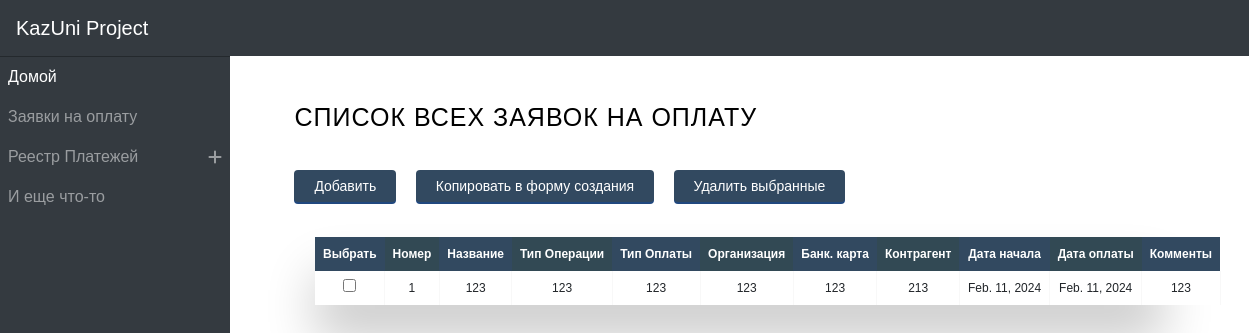
Page /appay/ on the earlier database version.
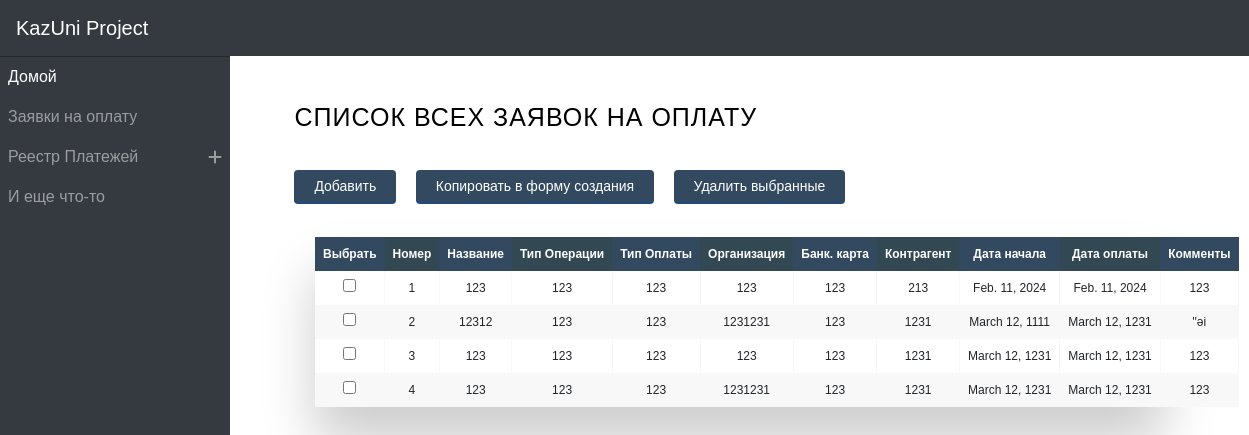
Same page on the later database version.
### appay/models.py (models this page shows, shortened)
class ModelPays(models.Model):
        id1c = models.CharField(max_length=50, null=True, blank=True)
        title = models.CharField(max_length=200, null=True, blank=True)
        numberofdocument = models.IntegerField(null=True, blank=True)
        dateofstart = models.DateField(null=True, blank=True)
        dateofend = models.DateField(default=2005)
        typeofpay = models.ForeignKey(typeofpays, on_delete=models.CASCADE)
        organization = models.ForeignKey(organizations, on_delete=models.CASCADE)
        moneyresource = models.ForeignKey(moneyresources, on_delete=models.CASCADE, null=True, blank=True)
        typeofoperation = models.ForeignKey(typeofoperations, on_delete=models.CASCADE)
        currency = models.ForeignKey(currencyes, on_delete=models.CASCADE, null=True, blank=True)
        countrparty = models.ForeignKey(countrypartyes, on_delete=models.CASCADE)
        bankcard = models.ForeignKey(bankcards, on_delete=models.CASCADE)
        comments = models.CharField(max_length=25000, null=True, blank=True)

class typeofoperations(models.Model):
    name = models.CharField(max_length=255)
    def __str__(self):
            return f'{self.name}'

class typeofpays(models.Model):
        name = models.CharField(max_length=50, null=False, blank=False)
        def __str__(self):
                return f'{self.name}'

class organizations(models.Model):
        id1c = models.CharField(max_length=50, null=True, blank=True)
        code = models.CharField(max_length=50, null=True, blank=True)
        name = models.CharField(max_length=50, null=False, blank=False)
        bin = models.IntegerField(null=True, blank=True)
        def __str__(self):
                return f'{self.name}'

class bankcards(models.Model):
        name = models.CharField(max_length=50, null=False, blank=False)
        def __str__(self):
                return f'{self.name}'

class countrypartyes(models.Model):
        id1c = models.CharField(max_length=50, null=True, blank=True)
        code = models.CharField(max_length=50, null=True, blank=True)
        name = models.CharField(max_length=50, null=False, blank=False)
        fullname = models.CharField(max_length=50, null=True, blank=True)
        bin = models.CharField(max_length=30, null=True, blank=True)
        kbe = models.CharField(max_length=2, null=True, blank=True)
        def __str__(self):
                return f'{self.name}'

### appay/views.py (the view)
# urls.py: path('', views.appay_home, name='appay_main'),
def appay_home(request):
    modelpays = ModelPays.objects.all()
    return render(request, 'appay/appay.html', {'modelpays': modelpays})

### appay/templates/appay/appay.html (shortened to what this page needs)
{% extends 'main/layout.html' %}
{% load static %}
{% block csslink %} {% static 'appay/css/appay.css'%} {% endblock %}
{% block content %}
<main class="content-wrapper">
    <div class="container-fluid">
        <div class="top-table">
            <h2>Список всех заявок на оплату</h2>
            <button><a href="{% url 'appay_createform' %}">Добавить</a></button>
            <button id="copy-to-create-btn">Копировать в форму создания</button>
            <button id="delete-btn">Удалить выбранные</button>
        </div>
        <div class="table-wrapper">
            <form method="POST" id="delete-form" action="{% url 'appay_delete_selected' %}">
            <table class="fl-table">
                <thead>
                    <tr>
                        <th>Выбрать</th>
                        <th>Номер</th>
                        <th>Название</th>
                        <th>Тип Операции</th>
                        <th>Тип Оплаты</th>
                        <th>Организация</th>
                        <th>Банк. карта</th>
                        <th>Контрагент</th>
                        <th>Дата начала</th>
                        <th>Дата оплаты</th>
                        <th>Комменты</th>
                    </tr>
                </thead>
                <tbody>
                    {% for el in modelpays %}
                        <tr>
                            <td><input type="checkbox" name="delete" value="{{ el.id }}"> </td>
                            <td><a href="{% url 'appay_form' el.id %}">{{el.id}}</a></td>
                            <td><a href="{% url 'appay_form' el.id %}">{{el.title}}</a></td>
                            <td><a href="{% url 'appay_form' el.id %}">{{el.typeofoperation}}</a></td>
                            <td><a href="{% url 'appay_form' el.id %}">{{el.typeofpay}}</a></td>
                            <td><a href="{% url 'appay_form' el.id %}">{{el.organization}}</a></td>
                            <td><a href="{% url 'appay_form' el.id %}">{{el.bankcard}}</a></td>
                            <td><a href="{% url 'appay_form' el.id %}">{{ el.countrparty }}</a></td>
                            <td><a href="{% url 'appay_form' el.id %}">{{ el.dateofstart }}</a></td>
                            <td><a href="{% url 'appay_form' el.id %}">{{ el.dateofend }}</a></td>
                            <td><a href="{% url 'appay_form' el.id %}">{{ el.comments }}</a></td>
                        </tr>
                    {% endfor %}
                </tbody>
            </table>
        </div>
    </div>
</main>
{% endblock %}

### main/templates/main/layout.html (shortened to what this page needs)
<!DOCTYPE html>
<html lang="en">
<head>
    <link rel="stylesheet" href="https://stackpath.bootstrapcdn.com/bootstrap/4.1.0/css/bootstrap.min.css">
    <link rel="stylesheet" href="{% block csslink %} {% endblock %}">
    <link rel="stylesheet" href="https://cdnjs.cloudflare.com/ajax/libs/malihu-custom-scrollbar-plugin/3.1.5/jquery.mCustomScrollbar.min.css">
</head>
<body>
    <nav class="navbar navbar-expand-lg navbar-dark fixed-top bg-dark">
        <a class="navbar-brand" href="#">KazUni Project</a>
        <div class="collapse navbar-collapse" id="navbarCollapse">
          <ul class="navbar-nav mr-auto sidenav" id="navAccordion">
            <li class="nav-item active">
              <a class="nav-link" href="{% url 'main' %}">Домой <span class="sr-only">(current)</span></a>
            </li>
            <li class="nav-item">
              <a class="nav-link" href="{% url 'appay_main' %}">Заявки на оплату</a>
            </li>
            <li class="nav-item">
              <a
                class="nav-link nav-link-collapse"
                href="{% url 'regpay_main' %}"
                id="hasSubItems"
                data-toggle="collapse"
                data-target="#collapseSubItems2"
                aria-controls="collapseSubItems2"
                aria-expanded="false"
              >Реестр Платежей</a>
            </li>
            <li class="nav-item">
              <a class="nav-link" href="index4.html">И еще что-то</a>
            </li>
          </ul>
        </div>
      </nav>
    {% block content %}
    {% endblock %}
</body>
</html>

### appay/static/appay/css/appay.css (style rules this page uses)
html { position: relative; min-height: 100%; }
body { padding-top: 4.5rem; margin-bottom: 4.5rem; }
a, a:hover, a:focus { color: inherit; text-decoration: none; transition: all 0.3s; }
.nav-link-collapse:after { float: right; content: '\f067'; font-family: 'FontAwesome'; }
@media (min-width: 992px) { .sidenav { position: absolute; top: 0; left: 0; width: 230px; height: calc(100vh - 3.5rem); margin-top: 3.5rem; background: #343a40; box-sizing: border-box; border-top: 1px solid rgba(0, 0, 0, 0.3); } }
@media (min-width: 992px) { .navbar-expand-lg .sidenav { flex-direction: column; } }
@media (min-width: 992px) { .content-wrapper { margin-left: 230px; } }
body { font-family: Helvetica; -webkit-font-smoothing: antialiased; background: #fff; }
h2 { font-size: 25px; text-transform: uppercase; letter-spacing: 1px; color: black; padding: 30px 0; }
.top-table { margin-left: 5%; }
.top-table button { display: inline-block; box-sizing: border-box; padding: 0 20px; margin: 0 15px 15px 0; outline: none; border: none; border-radius: 4px; height: 32px; line-height: 32px; font-size: 14px; font-weight: 500; text-decoration: none; color: #fff; background-color: #324960; box-shadow: 0 2px #21487f; cursor: pointer; user-select: none; appearance: none; touch-action: manipulation; vertical-align: top; }
.table-wrapper { margin: 20px 70px 70px; box-shadow: 0px 35px 50px rgba( 0, 0, 0, 0.2 ); }
.fl-table { border-radius: 5px; font-size: 12px; font-weight: normal; border: none; border-collapse: collapse; width: 100%; max-width: 100%; white-space: nowrap; background-color: white; }
.fl-table td, .fl-table th { text-align: center; padding: 8px; }
.fl-table td { border-right: 1px solid #f8f8f8; font-size: 12px; }
.fl-table thead th { color: #ffffff; background: #324954; }
.fl-table thead th:nth-child(odd) { color: #ffffff; background: #324960; }
.fl-table tr:nth-child(even) { background: #F8F8F8; }

Differences in the rows shown:
added ModelPays: id "2", title "12312", typeofoperation "123", typeofpay "123", organization "1231231", bankcard "123", countrparty "1231", dateofstart "March 12, 1111", dateofend "March 12, 1231", comments "\"әі"
added ModelPays: id "3", title "123", typeofoperation "123", typeofpay "123", organization "123", bankcard "123", countrparty "1231", dateofstart "March 12, 1231", dateofend "March 12, 1231", comments "123"
added ModelPays: id "4", title "123", typeofoperation "123", typeofpay "123", organization "1231231", bankcard "123", countrparty "1231", dateofstart "March 12, 1231", dateofend "March 12, 1231", comments "123"
